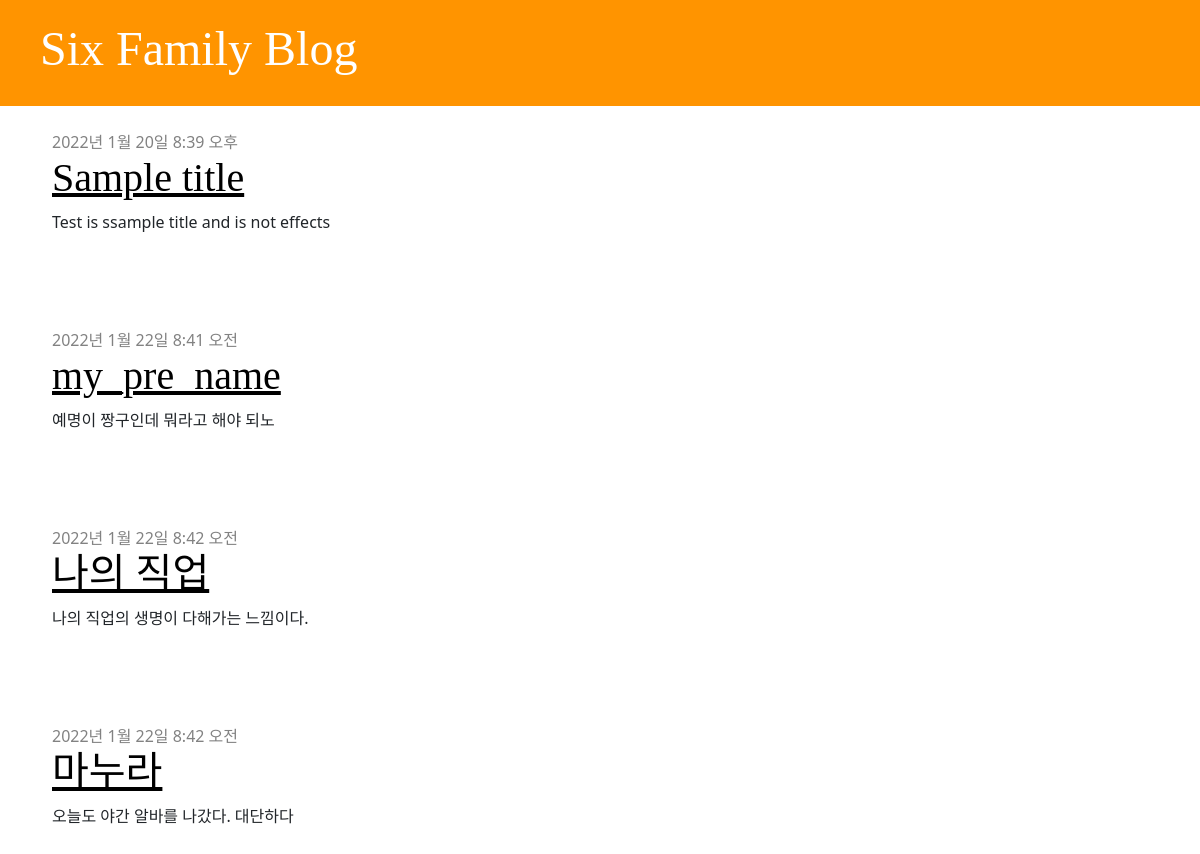
Before: / with the older database file.
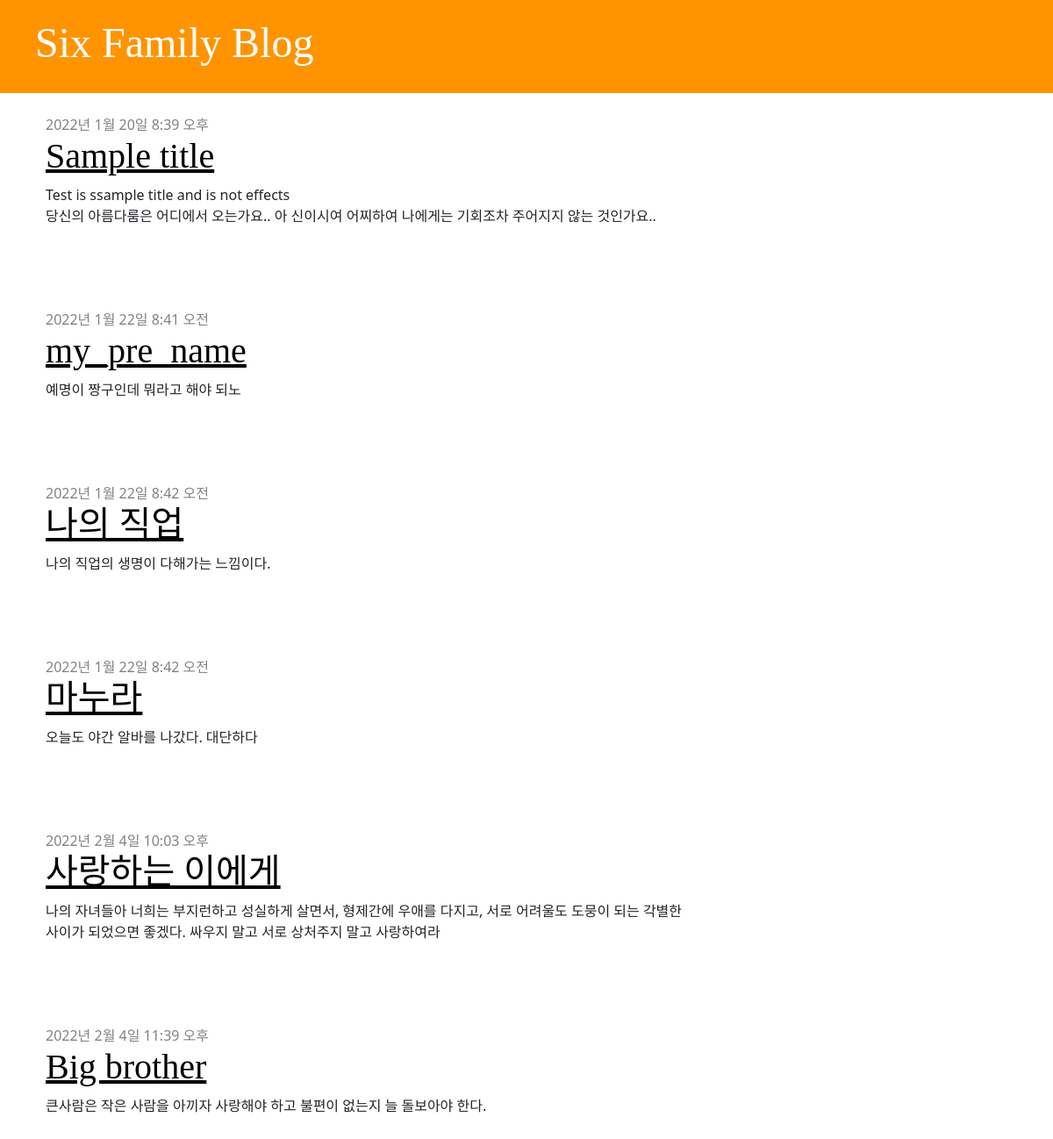
After: the same page with the newer database file.
### blog/models.py (models this page shows, shortened)
class Post(models.Model):
    author = models.ForeignKey(settings.AUTH_USER_MODEL, on_delete=models.CASCADE)
    title = models.CharField(max_length=200)
    text = models.TextField()
    created_date = models.DateTimeField(
            default=timezone.now)
    published_date = models.DateTimeField(
            blank=True, null=True)

### blog/views.py (the view)
# urls.py: path('',views.post_list, name='post_list'),
def post_list(request):
    posts = Post.objects.filter(published_date__lte=timezone.now()).order_by('published_date')
    return render(request, 'blog/post_list.html', {'posts':posts})

### blog/templates/blog/post_list.html
{% extends 'blog/base.html' %}
{% block content %}
    {% for post in posts %}
         <br>
        <div class="post">
            <div class="date">
                {{ post.published_date }}
            </div>
            <h1><a href="{% url 'post_detail' pk=post.pk %}">{{ post.title }}</a></h1>
            <p>{{ post.text|linebreaksbr }}</p>
        </div>
    {% endfor %}
{% endblock %}

### blog/templates/blog/base.html (shortened to what this page needs)
{% load static %}
<!DOCTYPE html>
<html lang="ko">
<head>
    <link rel="stylesheet" href="https://cdn.jsdelivr.net/npm/bootstrap@5.1.3/dist/css/bootstrap.min.css" >
    <link rel="stylesheet" type="text/css" href="{% static 'css/blog.css' %}">
    </head>
    <body>
        <div class="page-header">
            <h1><a href="/">Six Family Blog</a></h1>
        </div>
        <div class="content container">
            <div class="row">
                <div class="col-md-8">
                    {% block content %}
                    {% endblock %}
                </div>
            </div>
        </div>
    </body>
</html>

### blog/static/css/blog.css (style rules this page uses)
.page-header { background-color: #ff9400; margin-top: 0; padding: 20px 20px 20px 40px; }
.page-header h1, .page-header h1 a, .page-header h1 a:visited, .page-header h1 a:active { color: #ffffff; font-size: 36pt; text-decoration: none; }
.content { margin-left: 40px; }
h1, h2, h3, h4 { font-family: 'Lobster', cursive; }
.date { color: #828282; }
.post { margin-bottom: 70px; }
.post h1 a, .post h1 a:visited { color: #000000; }

Changed rows visible on the page:
changed Post "Sample title": text "Test is ssample title and is not effects" → "Test is ssample title and is not effects 당신의 아름다룸은 어디에서 오는가요.. 아 신이시여 어찌하여 나에게는 기회조차 주어지지 않는 것인가요.."
added Post: published_date "2022년 2월 4일 10:03 오후", title "사랑하는 이에게", text "나의 자녀들아 너희는 부지런하고 성실하게 살면서, 형제간에 우애를 다지고, 서로 어려울도 도뭉이 되는 각별한 사이가 되었으면 좋겠다. 싸우지 말고 서로 상처주지 말고 사랑하여라"
added Post: published_date "2022년 2월 4일 11:39 오후", title "Big brother", text "큰사람은 작은 사람을 아끼자 사랑해야 하고 불편이 없는지 늘 돌보아야 한다."
